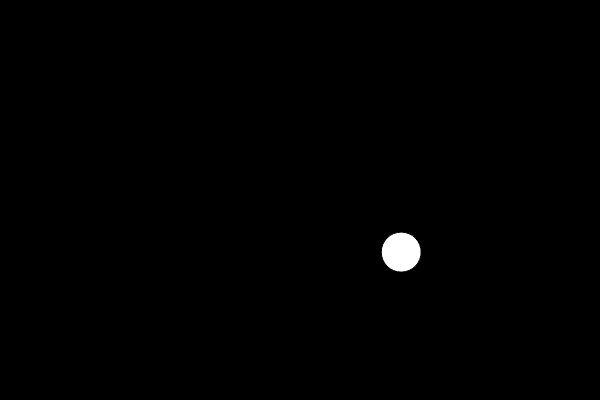
Frame 1 (no input)
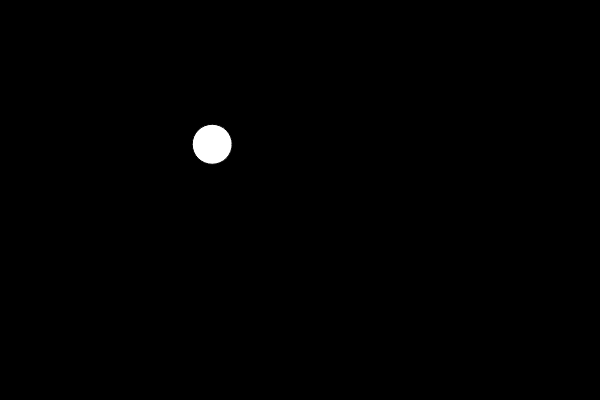
Frame 60 (no input)
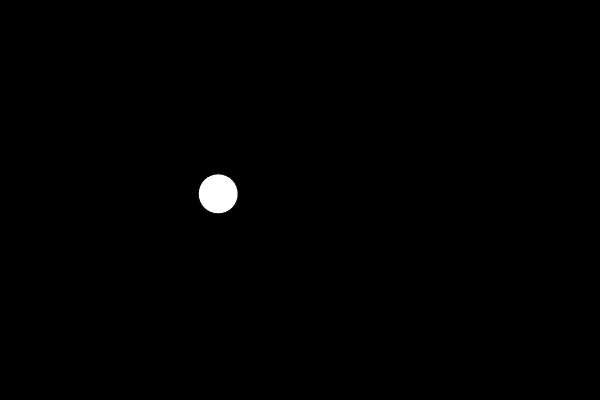
Frame 120 (the mouse pressed at the canvas centre since frame 60)

The p5.js sketch that drew these frames (run headless with seeded random() and noise() and a simulated clock; from frame 60 on, the mouse is pressed at the canvas centre):

// p5.js sketch
// ── sketch.js
var tx = 0;
var ty = 0.05;

function setup() {
	createCanvas(600, 400);
}

function draw() {
	background(0);
	tx += 0.01;
	ty += 0.02;
	var x = noise(tx);
	var y = noise(ty)
	x = map(x, 0, 1, 0, width);
	y = map(y, 0, 1, 0, height);

	fill(255);
	ellipse(x, y,40,40);
}
